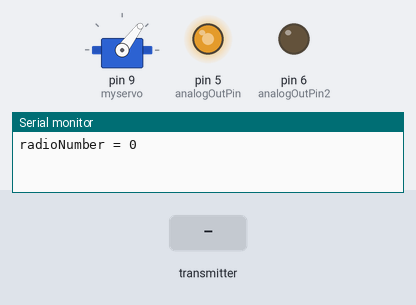
Recording of a sketch running on a simulated Arduino Uno, built with avr-gcc and run on an emulated ATmega328P. Parts: servo, output pins drawn as LEDs (lit = HIGH), the last lines printed to the serial monitor. The inputs (shaded band) are chosen by the test bench. No radio packets arrive unless stated.

Above: at 1.2 s.
1.3 s: the transmitter starts sending datos.0 = 64
At 2.5 s:
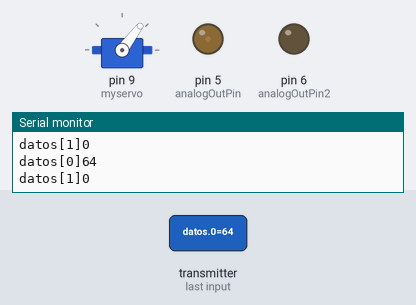
2.8 s: the transmitter starts sending datos.1 = 64
At 3.6 s:
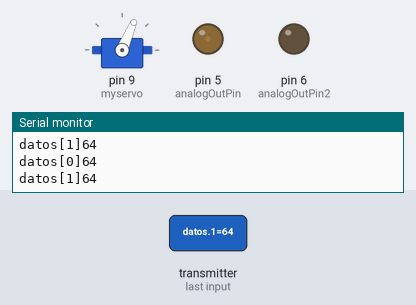
4.3 s: the transmitter starts sending datos.0 = 0
At 4.8 s:
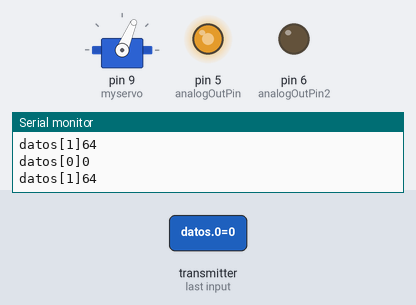
5.8 s: the transmitter starts sending datos.1 = 128
At 7.0 s:
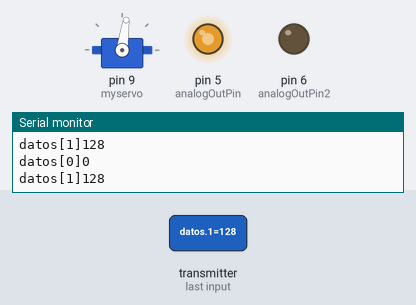
7.3 s: the transmitter starts sending datos.0 = 128
At 8.2 s:
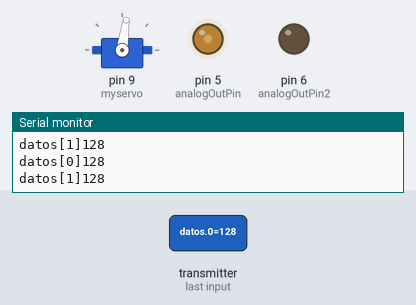
8.8 s: the transmitter starts sending datos.1 = 255
At 9.4 s:
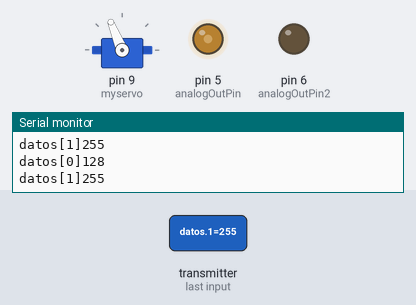
Timing chart, 0 to 11.3 s (numbered marks = the images above; inputs shaded):
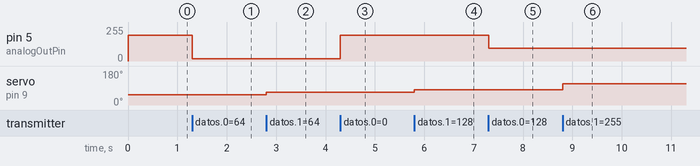

The sketch:

recepcion_coche.ino
```cpp
#include <SPI.h>
#include "printf.h"
#include "RF24.h"
#include <Servo.h>

const int analogOutPin = 5; // Analog output pin
const int analogOutPin2 = 6;


int acelerar_map;
int val_map;
int frenar_map;
Servo myservo;


// instantiate an object for the nRF24L01 transceiver
RF24 radio(7, 8); // using pin 7 for the CE pin, and pin 8 for the CSN pin

// Let these addresses be used for the pair
uint8_t address[][6] = {"1Node", "2Node"};
// It is very helpful to think of an address as a path instead of as
// an identifying device destination

// to use different addresses on a pair of radios, we need a variable to
// uniquely identify which address this radio will use to transmit
bool radioNumber = 1; // 0 uses address[0] to transmit, 1 uses address[1] to transmit

// Used to control whether this node is sending or receiving
bool role = false;  // true = TX role, false = RX role

// For this example, we'll be using a payload containing
// a single float number that will be incremented
// on every successful transmission
float payload = 0.0;
byte datos[2];

void setup() {

  pinMode(6,OUTPUT);

  Serial.begin(115200);
  while (!Serial) {
    // some boards need to wait to ensure access to serial over USB
  }

  // initialize the transceiver on the SPI bus
  if (!radio.begin()) {
    Serial.println(F("radio hardware is not responding!!"));
    while (1) {} // hold in infinite loop
  }

  myservo.attach(9);

  radioNumber = 0;
  Serial.print(F("radioNumber = "));
  Serial.println((int)radioNumber);

  // Set the PA Level low to try preventing power supply related problems
  // because these examples are likely run with nodes in close proximity to
  // each other.
  radio.setPALevel(RF24_PA_LOW);  // RF24_PA_MAX is default.

  // save on transmission time by setting the radio to only transmit the
  // number of bytes we need to transmit a float
  radio.setPayloadSize(sizeof(payload)); // float datatype occupies 4 bytes

  // set the TX address of the RX node into the TX pipe
  radio.openWritingPipe(address[radioNumber]);     // always uses pipe 0

  // set the RX address of the TX node into a RX pipe
  radio.openReadingPipe(1, address[!radioNumber]); // using pipe 1


  radio.startListening(); // put radio in RX mode

  digitalWrite(6,LOW);
myservo.write (83);
  digitalWrite(5,LOW);


} // setup

void loop() {


    // This device is a RX node
uint8_t pipe;
if (radio.available()) {             // is there a payload? get the pipe number that recieved it
//      uint8_t bytes = radio.getPayloadSize(); // get the size of the payload
      radio.read(&datos, sizeof(datos));            // fetch payload from FIFO
      Serial.print("datos[0]");
      Serial.println(datos[0]);
       Serial.print("datos[1]");
      Serial.println(datos[1]);
}
val_map = map (datos[1], 9, 245, 55, 110);
myservo.write (val_map);

 // role
acelerar_map = map (datos[0],50,255,0,255);
analogWrite(analogOutPin, acelerar_map);
//analogWrite(analogOutPin2, datos[1]);

myservo.write (val_map);

} // loop
```

Measured:
- after the input at 1.3 s, pin 5 (analogOutPin): 194/255 → 17/255 at once
- after the input at 2.8 s, servo on pin 9 (myservo): 53° → 67° at once
- after the input at 4.3 s, pin 5 (analogOutPin): 17/255 → 194/255 at once
- after the input at 5.8 s, servo on pin 9 (myservo): 67° → 82° at once
- after the input at 7.3 s, pin 5 (analogOutPin): 194/255 → 97/255 at once
- after the input at 8.8 s, servo on pin 9 (myservo): 82° → 112° at once
